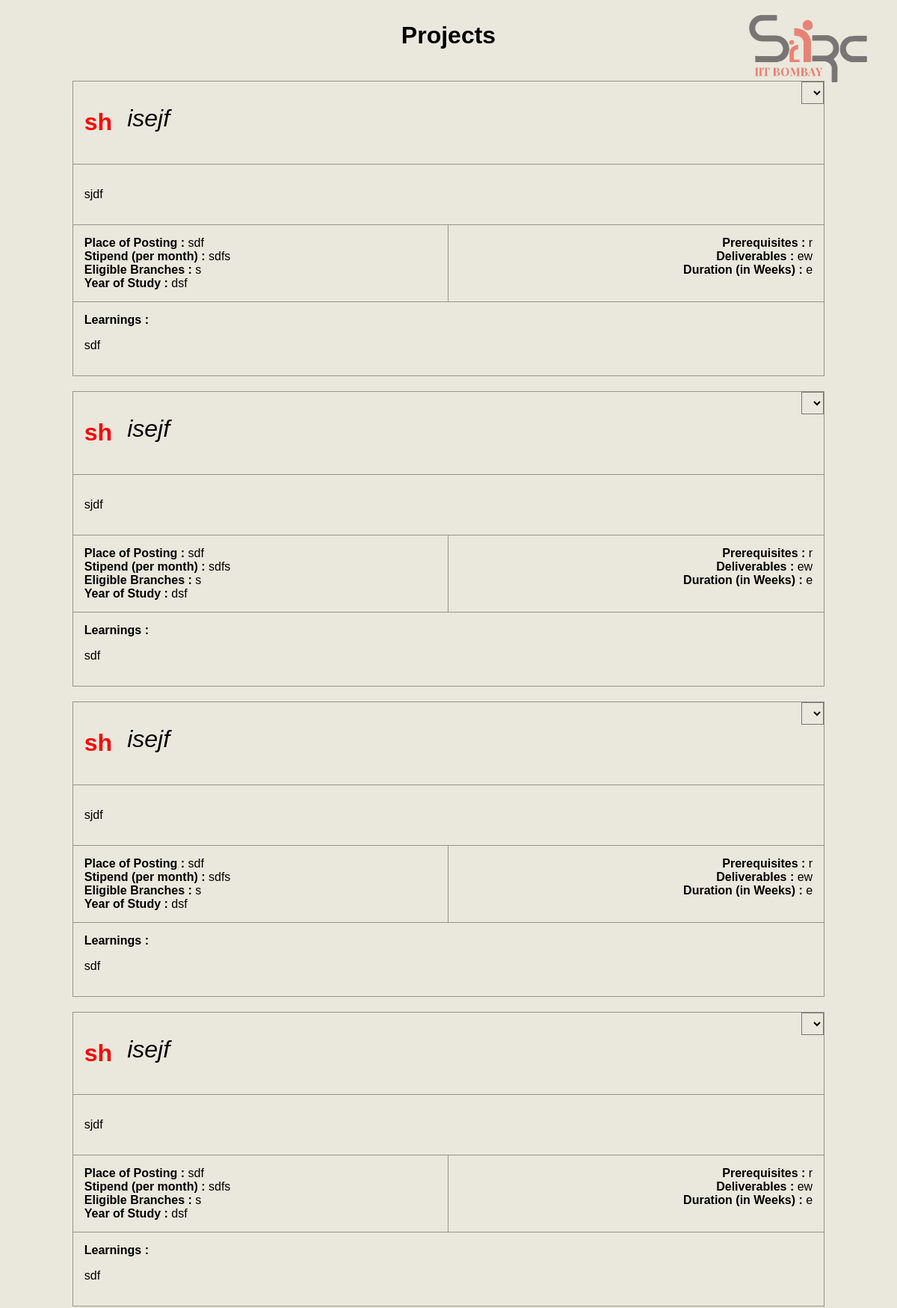
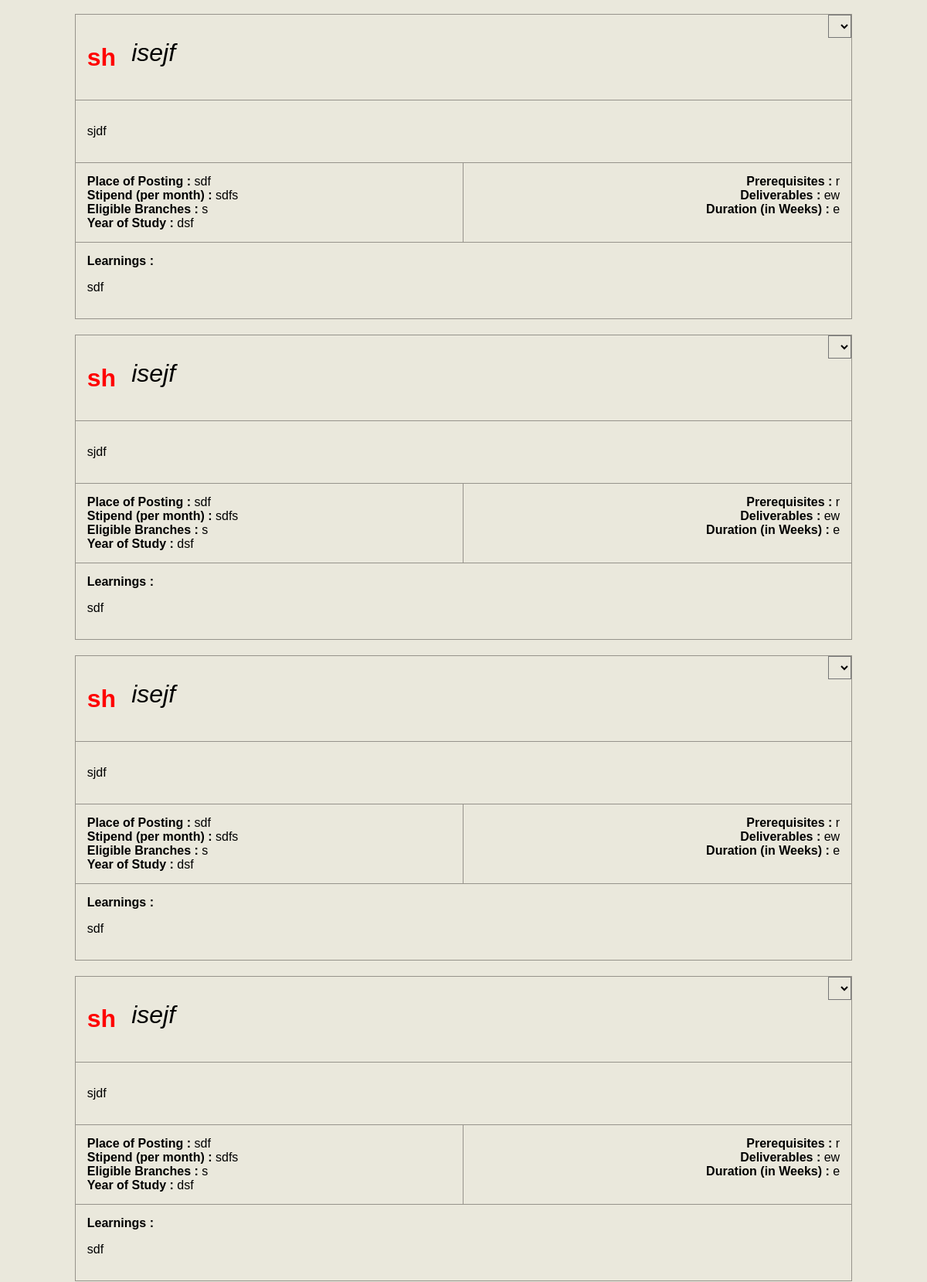
/projects/ (upper part), run on the app's committed database (2 pictures, top to bottom).
### backend/models.py (models this page shows, shortened)
class Project(models.Model):
    title = models.CharField(max_length=500)
    company = models.CharField(max_length=500)
    details = models.TextField()
    place = models.CharField(max_length=500)
    stipend = models.CharField(max_length=500)
    learnings = models.CharField(max_length=5000, null=True)
    branch = models.CharField(max_length=6000, null=True)
    year = models.CharField(max_length=5000, null=True)
    prereq = models.CharField(max_length=400)
    deliverables = models.CharField(max_length=400)
    duration = models.CharField(max_length=500)
    eligible = models.BooleanField(default=False)

### backend/views.py (the view)
# urls.py: path('projects/', views.projects, name='projects'),
def projects(request):
    context = {
        'projects': Project.objects.all()
    }
    return render(request, "projects.html", context)

### templates/projects.html (shortened to what this page needs)
{% load static %}
<!DOCTYPE html>
<html lang="en">
<head>
    <link rel="stylesheet" href="{% static 'Register.css' %}">
</head>
<body>
 <img src="{% static 'logo.png' %}" id="side-lg">
    <div class="home">
        <div id="main-heading-projects"><h1>Projects</h1></div>
        <form action="update" method="post">
            {% for proj in projects %}
            <div class="project-card">
                <div class="project-head" style="display: flex; flex-wrap: wrap;">
                    {% if proj.eligible %}
                        <h1>{{proj.title}}</h1>
                    {% else %}
                        <h1 style="color: red">{{proj.title}}</h1>
                    {% endif %}
                    <p><i style="font-size: 2em ; margin-left: 20px ">{{proj.company}}</i></p>
                    <label class="container">
                        <select name="{{proj.id}} preference" style="    background-color: transparent;
                        height: 30px;
                        width: 30px;">
                            <option selected value="0"></option>
                            <option value="1">1</option>
                        </select>
                    </label>
                </div>
                <div class="project-body">
                    <p>{{proj.details|linebreaks}}</p>
                </div>
                <div class="project-req">
                    <div class="elig">
                        <ul>
                            <li><b>Place of Posting :</b> {{proj.place}}</li>
                            <li><b>Stipend (per month) :</b> {{proj.stipend}}</li>
                            <li><b>Eligible Branches :</b> {{proj.branch}}</li>
                            <li><b>Year of Study :</b> {{proj.year}}</li>
                        </ul>
                    </div>
                    <div class="prereq">
                        <ul>
                            <li><b>Prerequisites :</b> {{proj.prereq}}</li>
                            <li><b>Deliverables :</b> {{proj.deliverables}}</li>
                            <li><b>Duration (in Weeks) :</b> {{proj.duration}}</li>
                        </ul>
                    </div>
                </div>
                <div class="project-body">
                    <b>Learnings :</b>
                    <p>{{proj.learnings}}</p>
                </div>
            </div>
            {% endfor %}
        </form>
    </div>
</body>
</html>

### static/Register.css (style rules this page uses)
body { overflow-x: hidden; }
.project-card { margin: 20px; margin-left: 7.5%; width: 85%; }
.project-head { display: flex; border: #96938b solid 1px; padding: 15px; position: relative; }
.container { display: block; position: absolute; right: 0px; top: 0px; cursor: pointer; -webkit-user-select: none; -moz-user-select: none; -ms-user-select: none; user-select: none; }
.project-body { padding: 15px; border: #96938b solid 1px; border-top: none; }
.project-req { display: grid; grid-template-columns: 50% 50%; border: #96938b solid 1px; border-top: none; }
.project-req ul { list-style-type: none; padding: 15px; margin-top: 0px !important; margin-bottom: 0px !important; }
.prereq li { text-align: right; }
.elig { border-right: #96938b solid 1px; }
body { background: #eae8dc; }
* { font-family: 'Montserrat', sans-serif !important; }
#main-heading-projects { display: flex; align-items: center; justify-content: center; }

### templates/projects.html (style rules this page uses)
#side-lg { height: 90px; position: absolute; top:20px; right: 40px; }

### data on the page
Project: title "sh", company "isejf", details "sjdf", place "sdf", stipend "sdfs", branch "s", year "dsf", prereq "r", deliverables "ew", duration "e", learnings "sdf"
Project: title "sh", company "isejf", details "sjdf", place "sdf", stipend "sdfs", branch "s", year "dsf", prereq "r", deliverables "ew", duration "e", learnings "sdf"
Project: title "sh", company "isejf", details "sjdf", place "sdf", stipend "sdfs", branch "s", year "dsf", prereq "r", deliverables "ew", duration "e", learnings "sdf"
Project: title "sh", company "isejf", details "sjdf", place "sdf", stipend "sdfs", branch "s", year "dsf", prereq "r", deliverables "ew", duration "e", learnings "sdf"
Project: title "sh", company "isejf", details "sjdf", place "sdf", stipend "sdfs", branch "s", year "dsf", prereq "r", deliverables "ew", duration "e", learnings "sdf"
Project: title "sh", company "isejf", details "sjdf", place "sdf", stipend "sdfs", branch "s", year "dsf", prereq "r", deliverables "ew", duration "e", learnings "sdf"
Project: title "sh", company "isejf", details "sjdf", place "sdf", stipend "sdfs", branch "s", year "dsf", prereq "r", deliverables "ew", duration "e", learnings "sdf"
Project: title "sh", company "isejf", details "sjdf", place "sdf", stipend "sdfs", branch "s", year "dsf", prereq "r", deliverables "ew", duration "e", learnings "sdf"
